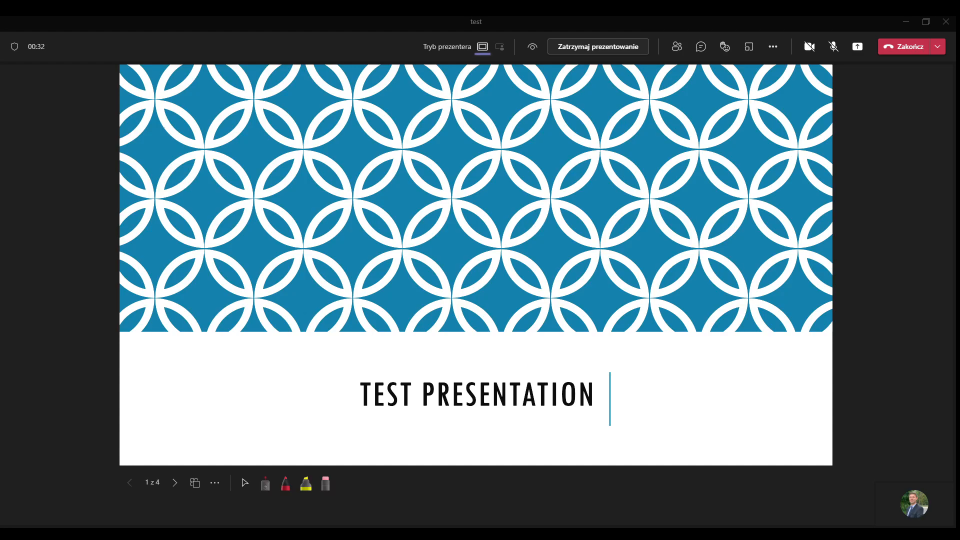
#> input picture frame 87 of test2.mkv, 1920 x 1080 px (shown at 1/2 size)
$ python main.py
#> lines starting #> are read from the running program, lines starting #| are printed output that depends on the picture; after the words box and inside, x2 and y2 are one past the last pixel; in counts of white or black regions, pixels touching at a corner belong together; long printed decimals are rounded
import cv2 as cv
import numpy as np


THRESHOLD = 95  # this should be set by user
VIDEO_NAME = 'test2.mkv'


cap = cv.VideoCapture(VIDEO_NAME)
i, last_i = 0, 0
frame_list = []

lower_black = np.array([0, 0, 0])  # HSV
upper_black = np.array([180, 255, 30])

ret, last_frame = cap.read()
#> last_frame is the input picture: shape (1080, 1920, 3); mean B, G, R 132.5, 123, 98.9
j = 0
blacks = []
greens = []

cv.namedWindow("Preview", cv.WINDOW_KEEPRATIO)

while True:
    ret, frame30 = cap.read()
    if not ret:
        raise FileExistsError("Problem with reading the file")

    imr = cv.resize(frame30, (480, 270))
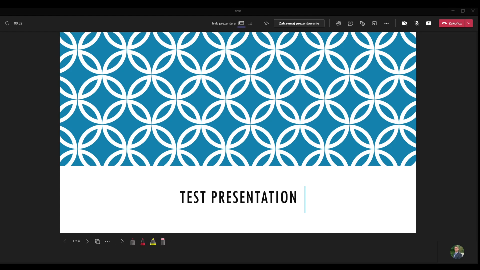
#> imr: shape (270, 480, 3); mean B, G, R 132.6, 123.1, 99
    cv.imshow("Preview", imr)

    diff = cv.absdiff(frame30, last_frame)

    last_frame = frame30

    diff_hsv = cv.cvtColor(diff, cv.COLOR_BGR2HSV)
#> diff_hsv: shape (1080, 1920, 3); mean H, S, V 0.1, 0.2, 0

    mask_black = cv.inRange(diff_hsv, lower_black, upper_black)
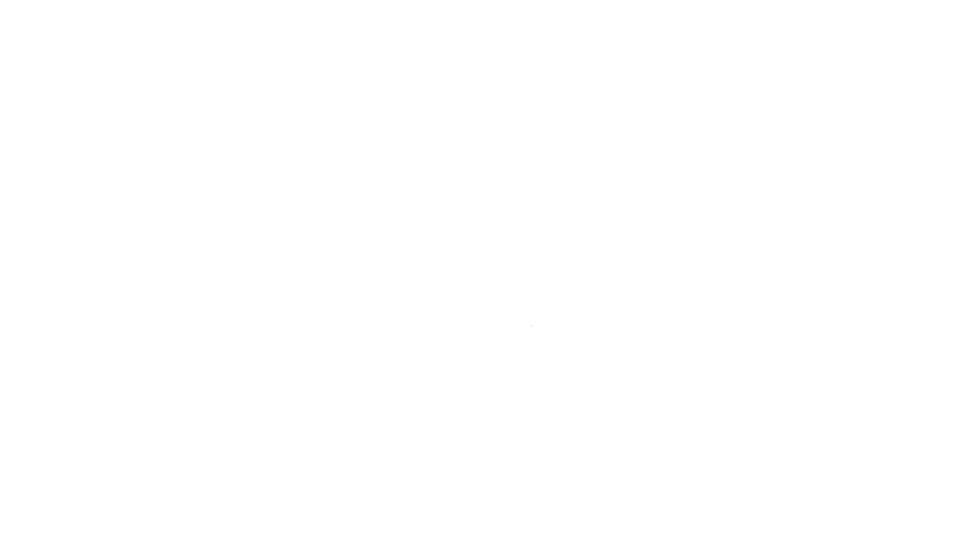
#> mask_black: shape (1080, 1920) (shown at 1/2 size); 100% white; black in thin lines or dots, all inside (x1, y1, x2, y2) = (1063, 651, 1064, 652)
    res = cv.bitwise_and(frame30, frame30, mask=mask_black)

    black_percent = (mask_black > 0).mean()
#> black_percent = 1
    print(black_percent)
#| 1
    if black_percent < THRESHOLD/100 and j > 80:
        cv.imwrite('slide' + str(j) + '.jpg', frame30)
    j += 1
    blacks.append(black_percent)

    if cv.waitKey(1) & 0xFF == ord('q'):
#> (key q is pressed here)
        break

cap.release()
cv.destroyAllWindows()

$ run again, starting later in the video
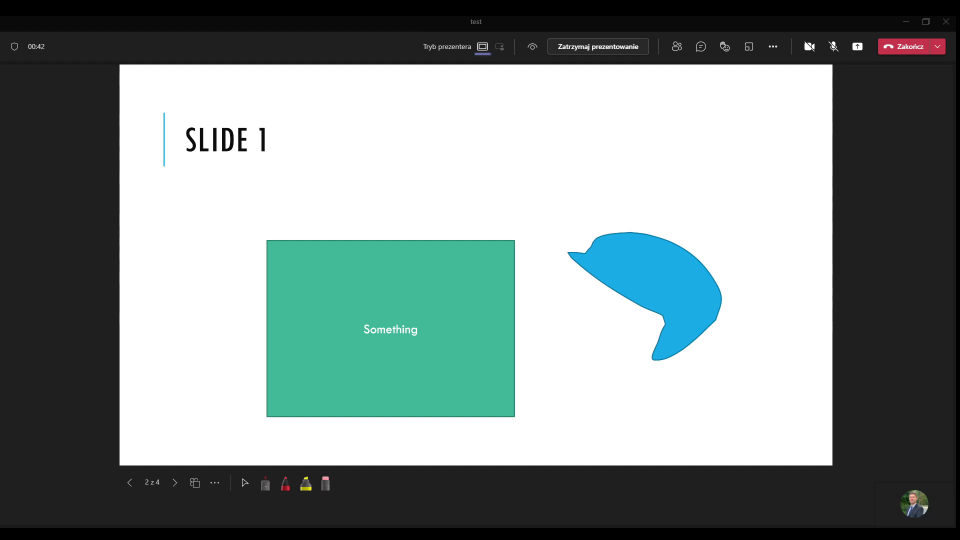
#> input picture frame 394 of test2.mkv, 1920 x 1080 px (shown at 1/2 size)
#> last_frame is the input picture: shape (1080, 1920, 3); mean B, G, R 142.9, 144.6, 132.2
#> `imr = cv.resize(frame30, (480, 270))`:
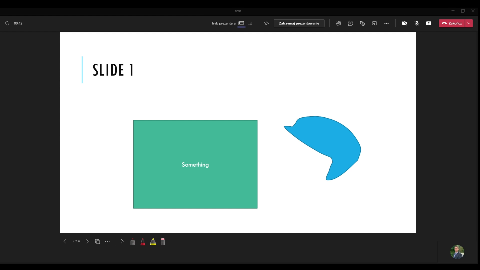
#> imr: shape (270, 480, 3); mean B, G, R 143, 144.7, 132.3
#> diff_hsv: shape (1080, 1920, 3); mean H, S, V 0, 0.1, 0
#> mask_black: shape (1080, 1920); every value is 255
#> black_percent = 1
#| 1.0

$ run again, starting later in the video
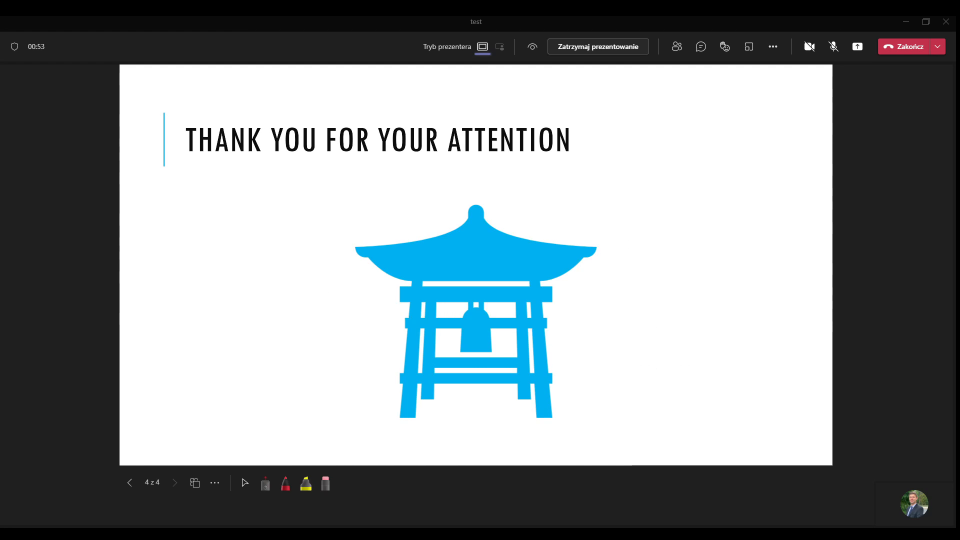
#> input picture frame 701 of test2.mkv, 1920 x 1080 px (shown at 1/2 size)
#> last_frame is the input picture: shape (1080, 1920, 3); mean B, G, R 150.4, 147.8, 140.9
#> `imr = cv.resize(frame30, (480, 270))`:
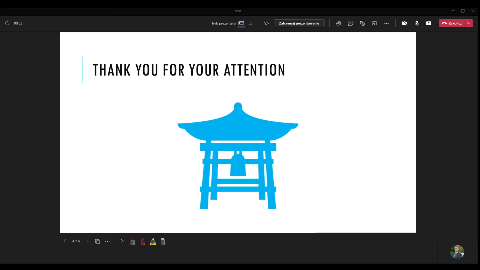
#> imr: shape (270, 480, 3); mean B, G, R 150.6, 147.9, 141.1
#> diff_hsv: shape (1080, 1920, 3); mean H, S, V 0, 0.1, 0
#> mask_black: shape (1080, 1920); every value is 255
#> black_percent = 1
#| 1.0
